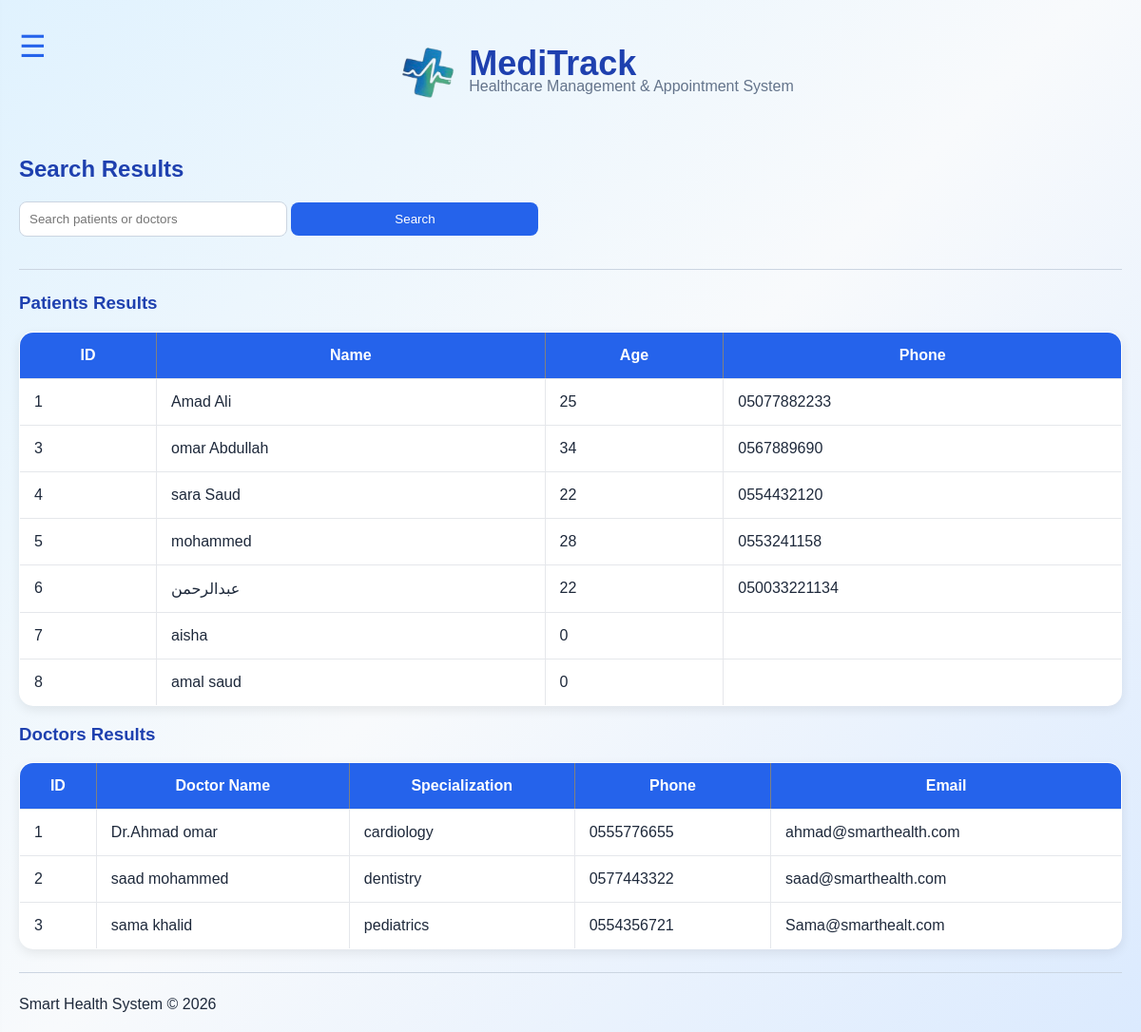
The page /search.php (signed in) on the database its author committed.
### tables this page shows
CREATE TABLE `patients` (
  `id` int(11) NOT NULL,
  `name` varchar(100) NOT NULL,
  `age` int(3) NOT NULL,
  `phone` varchar(20) NOT NULL,
  `register_date` date NOT NULL
);

CREATE TABLE `doctors` (
  `doctor_id` int(11) NOT NULL,
  `doctor_name` varchar(100) NOT NULL,
  `specialization` varchar(100) NOT NULL,
  `phone` varchar(20) NOT NULL,
  `email` varchar(100) NOT NULL,
  `clinic_id` int(11) NOT NULL
);

### search.php (the view, shortened to what this page needs)
<?php
require_once "config.php";
include "includes/header.php";
$keyword = "";
?>
<h2>Search Results</h2>
<form method="GET" action="search.php">
    <input type="text" name="keyword" placeholder="Search patients or doctors"
           value="<?php echo $keyword; ?>" required>
    <input type="submit" value="Search">
</form>
<hr>
<h3>Patients Results</h3>
<table border="1" cellpadding="10">
<tr>
    <th>ID</th>
    <th>Name</th>
    <th>Age</th>
    <th>Phone</th>
</tr>
<?php
$patients = mysqli_query($conn,
"SELECT * FROM patients
 WHERE name LIKE '%$keyword%'
 OR phone LIKE '%$keyword%'");
while($row = mysqli_fetch_assoc($patients)){
?>
<tr>
    <td><?php echo $row['id']; ?></td>
    <td><?php echo $row['name']; ?></td>
    <td><?php echo $row['age']; ?></td>
    <td><?php echo $row['phone']; ?></td>
</tr>
<?php } ?>
</table>
<h3>Doctors Results</h3>
<table border="1" cellpadding="10">
<tr>
    <th>ID</th>
    <th>Doctor Name</th>
    <th>Specialization</th>
    <th>Phone</th>
    <th>Email</th>
</tr>
<?php
$doctors = mysqli_query($conn,
"SELECT * FROM doctors
 WHERE doctor_name LIKE '%$keyword%'
 OR specialization LIKE '%$keyword%'
 OR phone LIKE '%$keyword%'
 OR email LIKE '%$keyword%'");
while($row = mysqli_fetch_assoc($doctors)){
?>
<tr>
    <td><?php echo $row['doctor_id']; ?></td>
    <td><?php echo $row['doctor_name']; ?></td>
    <td><?php echo $row['specialization']; ?></td>
    <td><?php echo $row['phone']; ?></td>
    <td><?php echo $row['email']; ?></td>
</tr>
<?php } ?>
</table>
<?php
include "includes/footer.php";
?>

### includes/header.php (shortened to what this page needs)
<!DOCTYPE html>
<html lang="en">
<head>
<link rel="stylesheet" href="/smart_health_system/assets/CSS/style.css?v=5">
</head>
<body>
<div class="logo-header">
    <img src="/smart_health_system/assets/logo.png" alt="MediTrack Logo">
    <div class="title-box">
        <h1>MediTrack</h1>
        <p>Healthcare Management  & Appointment System</p>
    </div>
</div>
<div class="menu-btn" onclick="toggleMenu()">
☰
</div>

### includes/footer.php (shortened to what this page needs)
<hr>
<p>Smart Health System © 2026</p>
</body>
</html>

### assets/CSS/style.css (style rules this page uses)
body { font-family: Arial, sans-serif; background: linear-gradient(135deg, #e0f2fe, #f8fafc, #dbeafe); margin: 20px; color: #1e293b; }
h1,h2,h3 { color: #1e40af; }
table { border-collapse: collapse; width: 100%; background: white; border-radius: 10px; overflow: hidden; box-shadow: 0 4px 12px rgba(0,0,0,0.08); }
table th { background-color: #2563eb; color: white; padding: 12px; }
table td { padding: 10px; border: 1px solid #e5e7eb; }
input, select { padding: 10px; width: 260px; margin-bottom: 10px; border: 1px solid #cbd5e1; border-radius: 8px; }
button, input[type=submit] { background-color: #2563eb; color: white; border: none; border-radius: 8px; padding: 10px 18px; cursor: pointer; }
hr { margin: 24px 0; border: 0; border-top: 1px solid #cbd5e1; }
.logo-header { display:flex; align-items:center; justify-content:center; gap:0px; margin:20px auto; width:100%; }
.logo-header img { width:180px; height:auto; }
.title-box { text-align:left; margin-left:-52px; }
.title-box h1 { margin:0; line-height:1; font-size:36px; color:#1e40af; }
.title-box p { margin-top:-3px; font-size:16px; color:#64748b; }
.menu-btn { font-size:32px; cursor:pointer; color:#2563eb; margin:0; position:absolute; top:30px; left:20px; }
table { width:100%; border-collapse:collapse; background:white; border-radius:15px; overflow:hidden; }
table th { background:#2563eb; color:white; padding:15px; }
table td { padding:15px; border:1px solid #e5e7eb; }

### rows shown on the page
patients: id "1", name "Amad Ali", age "25", phone "05077882233"
patients: id "3", name "omar Abdullah", age "34", phone "0567889690"
patients: id "4", name "sara Saud", age "22", phone "0554432120"
patients: id "5", name "mohammed", age "28", phone "0553241158"
patients: id "6", name "عبدالرحمن", age "22", phone "050033221134"
patients: id "7", name "aisha", age "0"
patients: id "8", name "amal saud", age "0"
doctors: doctor_id "1", doctor_name "Dr.Ahmad omar", specialization "cardiology", phone "0555776655", email "ahmad@smarthealth.com"
doctors: doctor_id "2", doctor_name "saad mohammed", specialization "dentistry", phone "0577443322", email "saad@smarthealth.com"
doctors: doctor_id "3", doctor_name "sama khalid", specialization "pediatrics", phone "0554356721", email "Sama@smarthealt.com"
